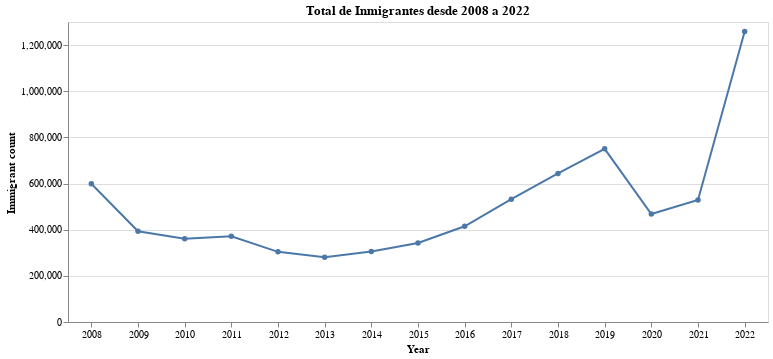

This figure's notebook cell:
### Markdown cell above
Antes de continuar con el análisis de las nacionalidades, observemos brevemente el comportamiento global de los datos de inmigración.

### Code cell
# Concatenar conteo de inmigrantes totales de ambos datasets
totales_0821 = grouped_0821[grouped_0821["Nationality"] == "Total"]
totales_22 = df_22[df_22["Nationality"] == "Total"]
totales = pd.concat([totales_0821, totales_22], axis = 0, ignore_index = True)

# Graficar la cantidad total de inmigrantes en el tiempo
alt.Chart(totales[(totales["Sex"] == "Both") & (totales["Age group"] == "All")], height = 300, width = 700)\
            .mark_line(point = True)\
            .encode(x = alt.X('Year:N', axis=alt.Axis(labelAngle=-360)),
                    y ="Immigrant count",
                    tooltip=["Year","Immigrant count"])\
            .properties(title="Total de Inmigrantes desde 2008 a 2022")

### Figure 1 — Vega-Lite specification as saved in the notebook (floating-point values rounded to 4 significant figures)
{"config": {"view": {"continuousWidth": 300, "continuousHeight": 300}}, "data": {"name": "data-1e972d900c526c69782137c6191eecd1"}, "mark": {"type": "line", "point": true}, "encoding": {"tooltip": [{"field": "Year", "type": "quantitative"}, {"field": "Immigrant count", "type": "quantitative"}], "x": {"axis": {"labelAngle": -360}, "field": "Year", "type": "nominal"}, "y": {"field": "Immigrant count", "type": "quantitative"}}, "height": 300, "title": "Total de Inmigrantes desde 2008 a 2022", "width": 700, "$schema": "https://vega.github.io/schema/vega-lite/v5.8.0.json", "datasets": {"data-1e972d900c526c69782137c6191eecd1": [{"Year": 2008, "Nationality": "Total", "Sex": "Both", "Age group": "All", "Immigrant count": 599074}, {"Year": 2009, "Nationality": "Total", "Sex": "Both", "Age group": "All", "Immigrant count": 392963}, {"Year": 2010, "Nationality": "Total", "Sex": "Both", "Age group": "All", "Immigrant count": 360704}, {"Year": 2011, "Nationality": "Total", "Sex": "Both", "Age group": "All", "Immigrant count": 371335}, {"Year": 2012, "Nationality": "Total", "Sex": "Both", "Age group": "All", "Immigrant count": 304054}, {"Year": 2013, "Nationality": "Total", "Sex": "Both", "Age group": "All", "Immigrant count": 280772}, {"Year": 2014, "Nationality": "Total", "Sex": "Both", "Age group": "All", "Immigrant count": 305454}, {"Year": 2015, "Nationality": "Total", "Sex": "Both", "Age group": "All", "Immigrant count": 342114}, {"Year": 2016, "Nationality": "Total", "Sex": "Both", "Age group": "All", "Immigrant count": 414746}, {"Year": 2017, "Nationality": "Total", "Sex": "Both", "Age group": "All", "Immigrant count": 532132}, {"Year": 2018, "Nationality": "Total", "Sex": "Both", "Age group": "All", "Immigrant count": 643684}, {"Year": 2019, "Nationality": "Total", "Sex": "Both", "Age group": "All", "Immigrant count": 750480}, {"Year": 2020, "Nationality": "Total", "Sex": "Both", "Age group": "All", "Immigrant count": 467918}, {"Year": 2021, "Nationality": "Total", "Sex": "Both", "Age group": "All", "Immigrant count": 528856}, {"Year": 2022, "Nationality": "Total", "Sex": "Both", "Age group": "All", "Immigrant count": 1258894}]}}
